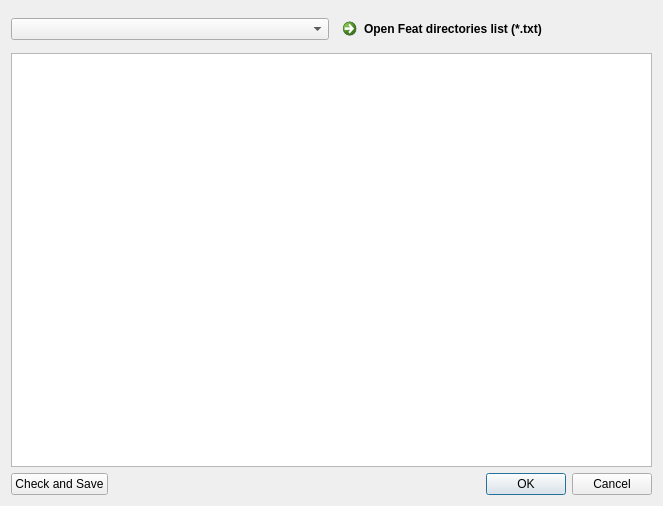
<?xml version="1.0" encoding="UTF-8"?>
<ui version="4.0">
 <class>editFeat</class>
 <widget class="QDialog" name="editFeat">
  <property name="geometry">
   <rect>
    <x>0</x>
    <y>0</y>
    <width>663</width>
    <height>506</height>
   </rect>
  </property>
  <property name="windowTitle">
   <string>Dialog</string>
  </property>
  <layout class="QVBoxLayout" name="verticalLayout">
   <item>
    <layout class="QHBoxLayout" name="horizontalLayout">
     <item>
      <widget class="QComboBox" name="comboBox_Groups"/>
     </item>
     <item>
      <widget class="QCommandLinkButton" name="ld_featDirList">
       <property name="text">
        <string>Open Feat directories list (*.txt)</string>
       </property>
      </widget>
     </item>
    </layout>
   </item>
   <item>
    <widget class="QPlainTextEdit" name="TextEdit_FeatDirs"/>
   </item>
   <item>
    <layout class="QHBoxLayout" name="horizontalLayout_2">
     <item>
      <widget class="QPushButton" name="pushButton_Save">
       <property name="text">
        <string>Check and Save</string>
       </property>
      </widget>
     </item>
     <item>
      <widget class="QDialogButtonBox" name="buttonBox">
       <property name="orientation">
        <enum>Qt::Horizontal</enum>
       </property>
       <property name="standardButtons">
        <set>QDialogButtonBox::Cancel|QDialogButtonBox::Ok</set>
       </property>
      </widget>
     </item>
    </layout>
   </item>
  </layout>
 </widget>
 <resources/>
 <connections>
  <connection>
   <sender>buttonBox</sender>
   <signal>accepted()</signal>
   <receiver>editFeat</receiver>
   <slot>accept()</slot>
   <hints>
    <hint type="sourcelabel">
     <x>248</x>
     <y>254</y>
    </hint>
    <hint type="destinationlabel">
     <x>157</x>
     <y>274</y>
    </hint>
   </hints>
  </connection>
  <connection>
   <sender>buttonBox</sender>
   <signal>rejected()</signal>
   <receiver>editFeat</receiver>
   <slot>reject()</slot>
   <hints>
    <hint type="sourcelabel">
     <x>316</x>
     <y>260</y>
    </hint>
    <hint type="destinationlabel">
     <x>286</x>
     <y>274</y>
    </hint>
   </hints>
  </connection>
 </connections>
</ui>
